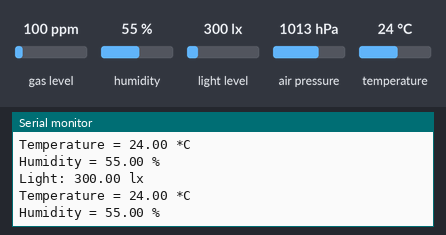
A sketch run on a simulated ESP32. Parts: the last lines printed to the serial monitor. Inputs (shaded band) come from the test bench; at power-on: humidity 55 %, light level 300 lx, temperature 24 °C, gas level 100 ppm, air pressure 1013 hPa.

Above: at 3.1 s.
3.2 s: humidity set to 22 %
At 5.7 s:
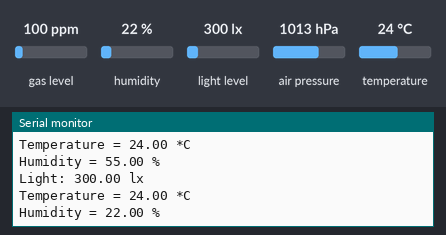
6.1 s: light level set to 40 lx
At 7.1 s:
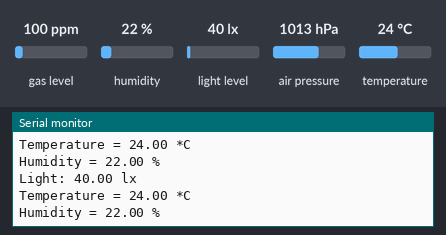
9.0 s: temperature set to 12 °C
At 11.9 s:
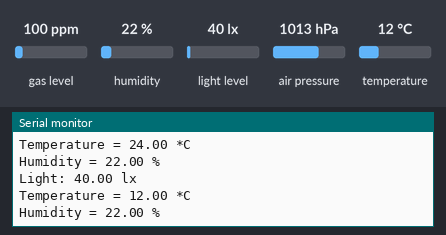

Measured:
- after the input at 3.2 s, the serial monitor: prints a new line after 1.3 s (image 1)
- after the input at 6.1 s, the serial monitor: prints a new line after 0.52 s (image 2)
- after the input at 9.0 s, the serial monitor: prints a new line after 1.9 s (image 3)

The sketch:

ESP32_1_BME680_BH1750.ino
```cpp
#include <Wire.h>
#include <Adafruit_Sensor.h>
#include "Adafruit_BME680.h"
#include <BH1750.h>

#define SEALEVELPRESSURE_HPA (1013.25)

Adafruit_BME680 bme(&Wire);
BH1750 lightMeter(0x23);
void setup() {
  // put your setup code here, to run once:
  Serial.begin(115200);
  while (!Serial);
  Serial.println(F("BME680 test"));

  if (!bme.begin()) {
    Serial.println("Could not find a valid BME680 sensor, check wiring!");
    while (1);
  }

  if (lightMeter.begin(BH1750::CONTINUOUS_HIGH_RES_MODE)) {
    Serial.println(F("BH1750 Advanced begin"));
  } else {
    Serial.println(F("Error initialising BH1750"));
  }
  // Set up oversampling and filter initialization
  bme.setTemperatureOversampling(BME680_OS_8X);
  bme.setHumidityOversampling(BME680_OS_2X);
  bme.setIIRFilterSize(BME680_FILTER_SIZE_3);

}

void loop() {
  // put your main code here, to run repeatedly:
    if (! bme.performReading()) {
    Serial.println("Failed to perform reading :(");
    return;
  }
  if (lightMeter.measurementReady()) {
    float lux = lightMeter.readLightLevel();
    Serial.print("Light: ");
    Serial.print(lux);
    Serial.println(" lx");
  }
  Serial.print("Temperature = ");
  Serial.print(bme.temperature);
  Serial.println(" *C");

  Serial.print("Humidity = ");
  Serial.print(bme.humidity);
  Serial.println(" %");

  delay(2000);


}
```
